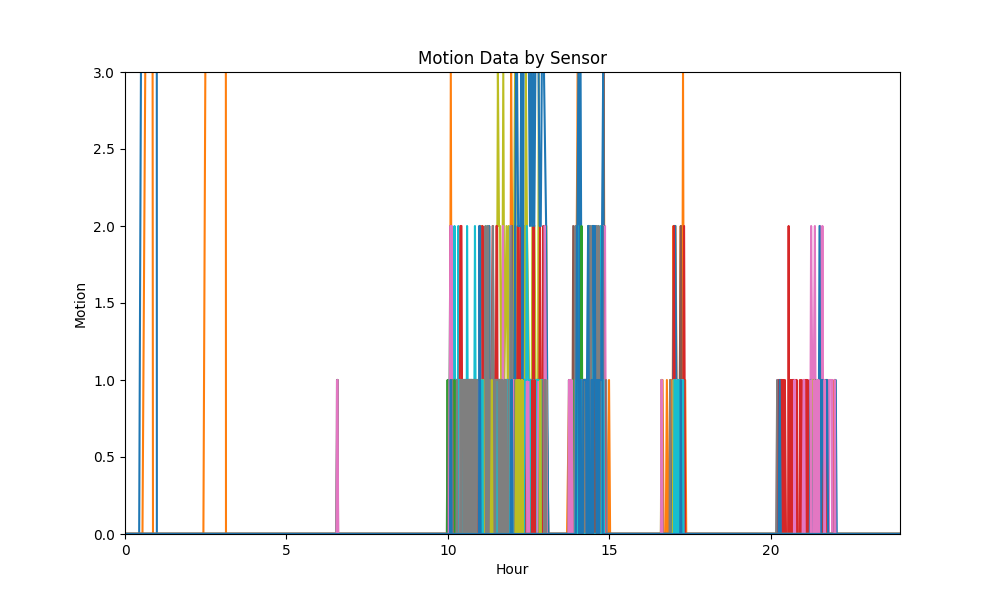

Reproduce this figure in Python.
import numpy as np
import matplotlib.pyplot as plt

from scripts.db.utils import get_db


def plot_co2_data():
    # Connect to the SQLite database
    db = get_db()
    motion_data = db.execute(
        """
            SELECT timestamp, motion, sensor_id
            FROM clean_sensor_data 
            WHERE co2 IS NOT NULL
        """
    ).fetchall()
    timestamps, motions, sensors = zip(*motion_data)
    timestamps, motions, sensors = (
        np.array(timestamps),
        np.array(motions),
        np.array(sensors),
    )

    # Convert timestamps to hours
    timestamps = (timestamps - timestamps.min()) / (timestamps.max() - timestamps.min()) * 24

    # Get unique sensor IDs
    unique_sensors = np.unique(sensors)

    # Plot the data
    plt.figure(figsize=(10, 6))

    for sensor in unique_sensors:
        sensor_mask = sensors == sensor
        plt.plot(timestamps[sensor_mask], motions[sensor_mask], label=f'Sensor {sensor}')

    plt.xlabel('Hour')
    plt.ylabel('Motion')
    plt.title('Motion Data by Sensor')
    plt.ylim(0, 3)
    plt.xlim(0, 24)
    plt.savefig('./scripts/vis/motion.png')
    plt.show()


if __name__ == "__main__":
    plot_co2_data()
